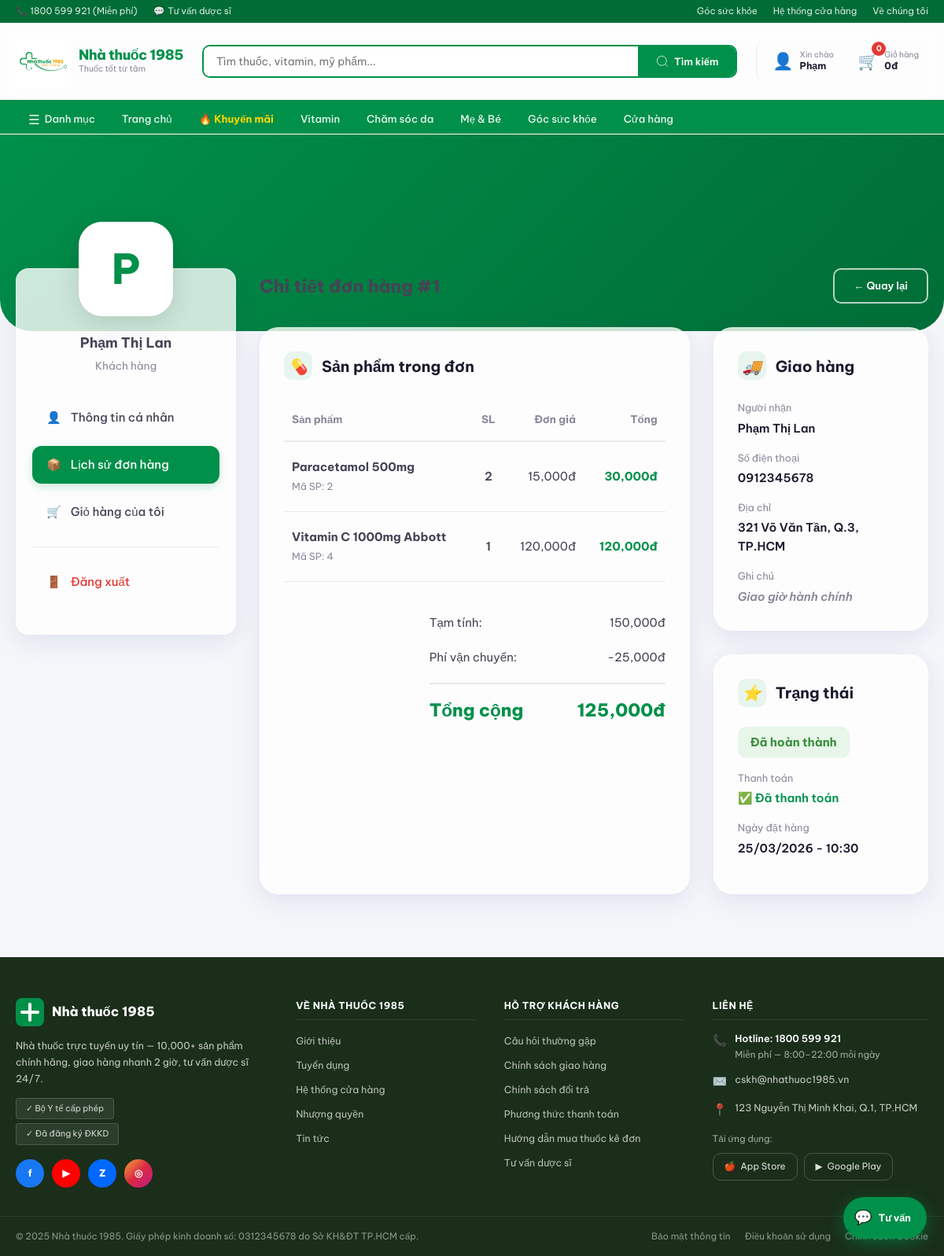
Page /account/order_detail?id=1 (signed in) on the committed database.
### tables this page shows
CREATE TABLE order_details (
    detail_id INT PRIMARY KEY AUTO_INCREMENT,
    order_id INT NOT NULL,
    product_id INT NOT NULL,
    batch_id INT COMMENT 'Lô hàng được xuất (FEFO)',
    
    product_name VARCHAR(255) NOT NULL COMMENT 'Lưu lại tên sản phẩm tại thời điểm mua',
    quantity INT NOT NULL,
    unit_price DECIMAL(12, 2) NOT NULL COMMENT 'Giá tại thời điểm mua',
    discount_percent DECIMAL(5, 2) DEFAULT 0,
    subtotal DECIMAL(15, 2) GENERATED ALWAYS AS (quantity * unit_price * (1 - discount_percent/100)) STORED,
    
    FOREIGN KEY (order_id) REFERENCES orders(order_id) ON DELETE CASCADE,
    FOREIGN KEY (product_id) REFERENCES products(product_id) ON DELETE RESTRICT,
    FOREIGN KEY (batch_id) REFERENCES batches(batch_id) ON DELETE SET NULL,
    INDEX idx_order (order_id),
    INDEX idx_product (product_id)
);

CREATE TABLE orders (
    order_id INT PRIMARY KEY AUTO_INCREMENT,
    user_id INT NOT NULL,
    voucher_id INT,
    
     
    shipping_name VARCHAR(100) NOT NULL,
    shipping_phone VARCHAR(20) NOT NULL,
    shipping_address TEXT NOT NULL,
    shipping_note TEXT,
    
     
    subtotal DECIMAL(15, 2) NOT NULL COMMENT 'Tổng tiền trước giảm giá',
    discount_amount DECIMAL(12, 2) DEFAULT 0,
    shipping_fee DECIMAL(10, 2) DEFAULT 0,
    total_amount DECIMAL(15, 2) NOT NULL COMMENT 'Tổng tiền sau giảm giá + ship',
    
     
    has_prescription BOOLEAN DEFAULT FALSE COMMENT 'Có đính kèm đơn thuốc không',
    prescription_image VARCHAR(255) COMMENT 'Đường dẫn ảnh đơn thuốc',
    prescription_verified BOOLEAN DEFAULT FALSE COMMENT 'Dược sĩ đã duyệt đơn',
    verified_by INT COMMENT 'Dược sĩ duyệt đơn',
    verified_at DATETIME,
    
     
    status ENUM('pending', 'confirmed', 'preparing', 'shipping', 'completed', 'cancelled') DEFAULT 'pending',
    payment_status ENUM('unpaid', 'paid', 'refunded') DEFAULT 'unpaid',
    payment_method ENUM('cod', 'bank_transfer', 'e_wallet') DEFAULT 'cod',
    
     
    admin_note TEXT COMMENT 'Ghi chú nội bộ của admin',
    cancel_reason TEXT,
    
    order_date TIMESTAMP DEFAULT CURRENT_TIMESTAMP,
    updated_at TIMESTAMP DEFAULT CURRENT_TIMESTAMP ON UPDATE CURRENT_TIMESTAMP,
    
    FOREIGN KEY (user_id) REFERENCES users(user_id) ON DELETE RESTRICT,
    FOREIGN KEY (voucher_id) REFERENCES vouchers(voucher_id) ON DELETE SET NULL,
    FOREIGN KEY (verified_by) REFERENCES users(user_id) ON DELETE SET NULL,
    INDEX idx_user (user_id),
    INDEX idx_status (status),
    INDEX idx_date (order_date),
    INDEX idx_prescription (has_prescription, prescription_verified)
);

### app/controllers/AccountController.php (called while the page is built, shortened)
<?php
require_once __DIR__ . '/../Models/OrderModel.php';
class AccountController extends BaseController {
    private $orderModel;
    public function __construct() {
        $this->orderModel = new OrderModel();
    }
    public function order_detail() {
        $orderId = $_GET['id'] ?? 0;
        $order = $this->orderModel->getOrderById($orderId);
        $db = (new BaseModel())->db;
        $details = $db->query("SELECT * FROM order_details WHERE order_id = " . intval($orderId))->fetchAll(PDO::FETCH_ASSOC);
        $this->loadView('user/order_detail', [
            'order' => $order,
            'details' => $details,
            'pageTitle' => 'Chi tiết đơn hàng #' . $orderId
        ]);
    }
}

### app/models/BaseModel.php (called while the page is built, shortened)
<?php
class BaseModel {
    public function __construct() {
        try {
            $dsn = "mysql:host=" . DB_HOST . ";dbname=" . DB_NAME . ";charset=utf8mb4";
            $this->db = new PDO($dsn, DB_USER, DB_PASS);
        } catch (PDOException $e) {
            die("Lỗi kết nối: " . $e->getMessage());
        }
    }
}

### app/models/OrderModel.php (called while the page is built, shortened)
<?php
require_once __DIR__ . '/BaseModel.php';
class OrderModel extends BaseModel {
    public function getOrderById($orderId) {
        $sql = "SELECT * FROM orders WHERE order_id = :order_id";
        $stmt = $this->db->prepare($sql);
        $stmt->execute(['order_id' => $orderId]);
        return $stmt->fetch(PDO::FETCH_ASSOC);
    }
}

### app/views/user/order_detail.php (the view, shortened to what this page needs)
<?php include __DIR__ . '/../layout/header.php'; ?>
<div class="profile-header-banner"></div>
<div class="container animate-fade-up">
    <div class="profile-container">
        <aside class="glass-card profile-sidebar">
            <div class="user-avatar-wrap">
                <div class="user-avatar-main">
                    <?= strtoupper(substr($_SESSION['user']['name'], 0, 1)) ?>
                </div>
            </div>
            <div style="text-align: center;">
                <h3 style="font-weight: 700; margin-bottom: 5px;"><?= htmlspecialchars($_SESSION['user']['name']) ?></h3>
                <p style="color: var(--text-muted); font-size: 0.9rem;"><?= htmlspecialchars($_SESSION['email'] ?? 'Khách hàng') ?></p>
            </div>
            <ul class="sidebar-menu">
                <li><a href="<?= BASE_URL ?>account"><span>👤</span> Thông tin cá nhân</a></li>
                <li><a href="<?= BASE_URL ?>account/orders" class="active"><span>📦</span> Lịch sử đơn hàng</a></li>
                <li><a href="<?= BASE_URL ?>cart"><span>🛒</span> Giỏ hàng của tôi</a></li>
                <li style="margin-top: 20px; border-top: 1px solid var(--border); padding-top: 20px;">
                    <a href="<?= BASE_URL ?>auth/logout" style="color: var(--red);"><span>🚪</span> Đăng xuất</a>
                </li>
            </ul>
        </aside>
        <main class="detail-main-content">
            <div style="display: flex; justify-content: space-between; align-items: center;">
                <h2 style="font-weight: 800;">Chi tiết đơn hàng #<?= $order['order_id'] ?></h2>
                <a href="<?= BASE_URL ?>account/orders" class="btn btn-outline" style="border-radius: 10px;">← Quay lại</a>
            </div>
            <div class="detail-grid" style="display: grid; grid-template-columns: 2fr 1fr; gap: 30px;">
                <div class="glass-card detail-card">
                    <div class="section-title-premium">
                        <i>💊</i>
                        <span>Sản phẩm trong đơn</span>
                    </div>
                    <table class="detail-table">
                        <thead>
                            <tr>
                                <th>Sản phẩm</th>
                                <th style="text-align: center;">SL</th>
                                <th style="text-align: right;">Đơn giá</th>
                                <th style="text-align: right;">Tổng</th>
                            </tr>
                        </thead>
                        <tbody>
                            <?php foreach ($details as $d): ?>
                                <tr>
                                    <td>
                                        <div style="font-weight: 700;"><?= htmlspecialchars($d['product_name']) ?></div>
                                        <small style="color: var(--text-muted);">Mã SP: <?= $d['product_id'] ?></small>
                                    </td>
                                    <td style="text-align: center; font-weight: 600;"><?= $d['quantity'] ?></td>
                                    <td style="text-align: right;"><?= number_format($d['unit_price']) ?>đ</td>
                                    <td style="text-align: right; font-weight: 700; color: var(--green);">
                                        <?= number_format($d['unit_price'] * $d['quantity']) ?>đ
                                    </td>
                                </tr>
                            <?php endforeach; ?>
                        </tbody>
                    </table>
                    <div style="margin-top: 30px; max-width: 300px; margin-left: auto;">
                        <div class="summary-row">
                            <span>Tạm tính:</span>
                            <span><?= number_format($order['subtotal']) ?>đ</span>
                        </div>
                        <div class="summary-row">
                            <span>Phí vận chuyển:</span>
                            <span><?= number_format($order['total_amount'] - $order['subtotal']) ?>đ</span>
                        </div>
                        <div class="summary-total">
                            <span>Tổng cộng</span>
                            <span><?= number_format($order['total_amount']) ?>đ</span>
                        </div>
                    </div>
                </div>
                <div style="display: flex; flex-direction: column; gap: 30px;">
                    <div class="glass-card detail-card">
                        <div class="section-title-premium">
                            <i>🚚</i>
                            <span>Giao hàng</span>
                        </div>
                        <div class="info-item">
                            <label>Người nhận</label>
                            <span><?= htmlspecialchars($order['shipping_name']) ?></span>
                        </div>
                        <div class="info-item">
                            <label>Số điện thoại</label>
                            <span><?= htmlspecialchars($order['shipping_phone']) ?></span>
                        </div>
                        <div class="info-item">
                            <label>Địa chỉ</label>
                            <span><?= htmlspecialchars($order['shipping_address']) ?></span>
                        </div>
                        <div class="info-item" style="margin-bottom: 0;">
                            <label>Ghi chú</label>
                            <span style="font-style: italic; color: var(--text-muted);"><?= htmlspecialchars($order['shipping_note']) ?: 'Không có ghi chú' ?></span>
                        </div>
                    </div>
                    <div class="glass-card detail-card">
                        <div class="section-title-premium">
                            <i>⭐</i>
                            <span>Trạng thái</span>
                        </div>
                        <?php
                            $statusMap = [
                                'pending' => ['text' => 'Chờ xử lý', 'bg' => '#fff8e1', 'color' => '#ffa000'],
                                'confirmed' => ['text' => 'Đã xác nhận', 'bg' => '#e3f2fd', 'color' => '#1976d2'],
                                'shipping' => ['text' => 'Đang giao', 'bg' => '#f3e5f5', 'color' => '#7b1fa2'],
                                'completed' => ['text' => 'Đã hoàn thành', 'bg' => '#e8f5e9', 'color' => '#388e3c'],
                                'cancelled' => ['text' => 'Đã hủy', 'bg' => '#ffebee', 'color' => '#d32f2f']
                            ];
                            $st = $statusMap[$order['status']] ?? ['text' => $order['status'], 'bg' => '#f5f5f5', 'color' => '#757575'];
                        ?>
                        <div class="status-badge-big" style="background: <?= $st['bg'] ?>; color: <?= $st['color'] ?>;">
                            <?= $st['text'] ?>
                        </div>
                        <div class="info-item">
                            <label>Thanh toán</label>
                            <span style="<?= $order['payment_status'] == 'paid' ? 'color: var(--green);' : 'color: var(--red);' ?>">
                                <?= $order['payment_status'] == 'paid' ? '✅ Đã thanh toán' : '⏳ Thanh toán khi nhận hàng (COD)' ?>
                            </span>
                        </div>
                        <div class="info-item">
                            <label>Ngày đặt hàng</label>
                            <span><?= date('d/m/Y - H:i', strtotime($order['order_date'])) ?></span>
                        </div>
                    </div>
                </div>
            </div>
        </main>
    </div>
</div>
<?php include __DIR__ . '/../layout/footer.php'; ?>

### public/css/premium.css (style rules this page uses)
:root { --glass-bg: rgba(255, 255, 255, 0.8); --glass-border: rgba(255, 255, 255, 0.3); --glass-shadow: 0 8px 32px 0 rgba(31, 38, 135, 0.1); --gradient-primary: linear-gradient(135deg, #00904a 0%, #006d37 100%); --gradient-accent: linear-gradient(135deg, #ff6b00 0%, #ff8c00 100%); }
.glass-card { background: var(--glass-bg); backdrop-filter: blur(8px); -webkit-backdrop-filter: blur(8px); border: 1px solid var(--glass-border); box-shadow: var(--glass-shadow); border-radius: var(--radius-lg); transition: transform 0.3s ease, box-shadow 0.3s ease; }
.animate-fade-up { animation: fadeInUp 0.6s ease-out forwards; }

### public/css/variables.css (style rules this page uses)
:root { --green: #00904a; --green-dark: #006d37; --green-light: #e8f5ee; --green-mid: #c8e6d4; --orange: #ff6b00; --orange-light: #fff3e8; --red: #e53935; --blue: #1565c0; --text-main: #1a1a2e; --text-body: #444455; --text-muted: #888899; --text-light: #aaaabd; --border: #e8eaed; --bg-page: #f5f6fa; --bg-white: #ffffff; --radius-sm: 6px; --radius: 10px; --radius-lg: 16px; --shadow-sm: 0 2px 8px rgba(0,0,0,.06); --shadow: 0 4px 16px rgba(0,0,0,.09); --shadow-lg: 0 8px 32px rgba(0,0,0,.13); --transition: .22s cubic-bezier(.4,0,.2,1); --font-main: 'Be Vietnam Pro', sans-serif; --font-alt: 'Nunito', sans-serif; --container: 1240px; }
*, *::before, *::after { box-sizing: border-box; margin: 0; padding: 0; }
html { scroll-behavior: smooth; font-size: 15px; }
body { font-family: var(--font-main); color: var(--text-body); background: var(--bg-page); line-height: 1.6; -webkit-font-smoothing: antialiased; }
a { text-decoration: none; color: inherit; }
ul { list-style: none; }
.container { max-width: var(--container); margin: 0 auto; padding: 0 20px; }

### public/css/buttons.css (style rules this page uses)
.btn { display: inline-flex; align-items: center; gap: 8px; padding: 10px 24px; border-radius: var(--radius); font-weight: 600; font-size: .88rem; font-family: var(--font-main); cursor: pointer; transition: all var(--transition); border: 2px solid transparent; }
.btn-outline { background: transparent; color: #fff; border-color: rgba(255,255,255,.7); }

### app/views/user/order_detail.php (style rules this page uses)
.profile-container { display: grid; grid-template-columns: 280px 1fr; gap: 30px; margin-top: -80px; position: relative; z-index: 2; }
.profile-header-banner { height: 250px; background: var(--gradient-primary); border-radius: 0 0 40px 40px; margin-bottom: 0; }
.profile-sidebar { height: fit-content; padding: 30px 20px; }
.user-avatar-wrap { position: relative; width: 120px; height: 120px; margin: -90px auto 20px; }
.user-avatar-main { width: 100%; height: 100%; background: white; color: var(--green); border-radius: 30px; display: flex; align-items: center; justify-content: center; font-size: 3.5rem; font-weight: 800; box-shadow: var(--shadow-lg); border: 4px solid white; }
.sidebar-menu { list-style: none; padding: 0; margin-top: 30px; }
.sidebar-menu li { margin-bottom: 12px; }
.sidebar-menu a { display: flex; align-items: center; gap: 12px; padding: 12px 18px; border-radius: 12px; color: var(--text-body); font-weight: 500; transition: all 0.3s ease; }
.sidebar-menu a.active { background: var(--green); color: white; box-shadow: 0 4px 12px rgba(0, 144, 74, 0.2); }
.detail-main-content { display: flex; flex-direction: column; gap: 30px; }
.detail-card { padding: 30px; border-radius: 24px; }
.section-title-premium { display: flex; align-items: center; gap: 12px; margin-bottom: 25px; font-size: 1.3rem; font-weight: 700; color: var(--text-main); }
.section-title-premium i { color: var(--green); background: var(--green-light); width: 36px; height: 36px; display: flex; align-items: center; justify-content: center; border-radius: 10px; }
.detail-table { width: 100%; border-collapse: collapse; }
.detail-table th { padding: 15px 10px; text-align: left; border-bottom: 2px solid var(--border); color: var(--text-muted); font-size: 0.9rem; }
.detail-table td { padding: 20px 10px; border-bottom: 1px solid var(--border); }
.summary-row { display: flex; justify-content: space-between; padding: 10px 0; color: var(--text-body); }
.summary-total { display: flex; justify-content: space-between; padding: 15px 0; margin-top: 10px; border-top: 2px solid var(--border); font-size: 1.5rem; font-weight: 800; color: var(--green); }
.info-item { margin-bottom: 15px; }
.info-item label { display: block; font-size: 0.85rem; color: var(--text-muted); margin-bottom: 4px; }
.info-item span { font-weight: 600; color: var(--text-main); }
.status-badge-big { display: inline-block; padding: 8px 16px; border-radius: 10px; font-weight: 700; margin-bottom: 15px; }

### rows in the picture
order_details: product_name "Paracetamol 500mg", product "2", quantity "2", unit_price "15,000", $d['unit_price'] * $d['quantity'] "30,000"
order_details: product_name "Vitamin C 1000mg Abbott", product "4", quantity "1", unit_price "120,000", $d['unit_price'] * $d['quantity'] "120,000"
orders: subtotal "150,000", $order['total_amount'] - $order['subtotal'] "-25,000", total_amount "125,000", shipping_name "Phạm Thị Lan", shipping_phone "0912345678", shipping_address "321 Võ Văn Tần, Q.3, TP.HCM", shipping_note "Giao giờ hành chính", status "Đã hoàn thành", order_date "25/03/2026 - 10:30"

### other values in the picture
explode(' ', $_SESSION['user']['name'])[0] "Phạm"
$cartItemCount "0"
substr($_SESSION['user']['name'], 0, 1) "P"
$_SESSION['user']['name'] "Phạm Thị Lan"
$_SESSION['email'] "Khách hàng"
